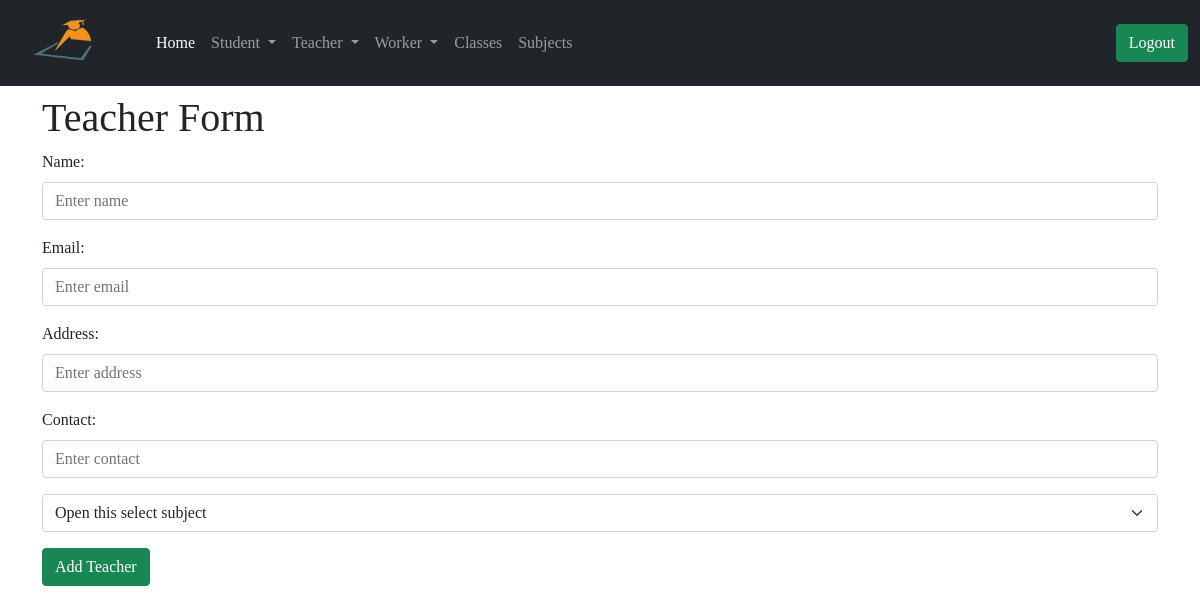
The page /admin/update_teacher/1 (signed in) on the database as committed earlier.
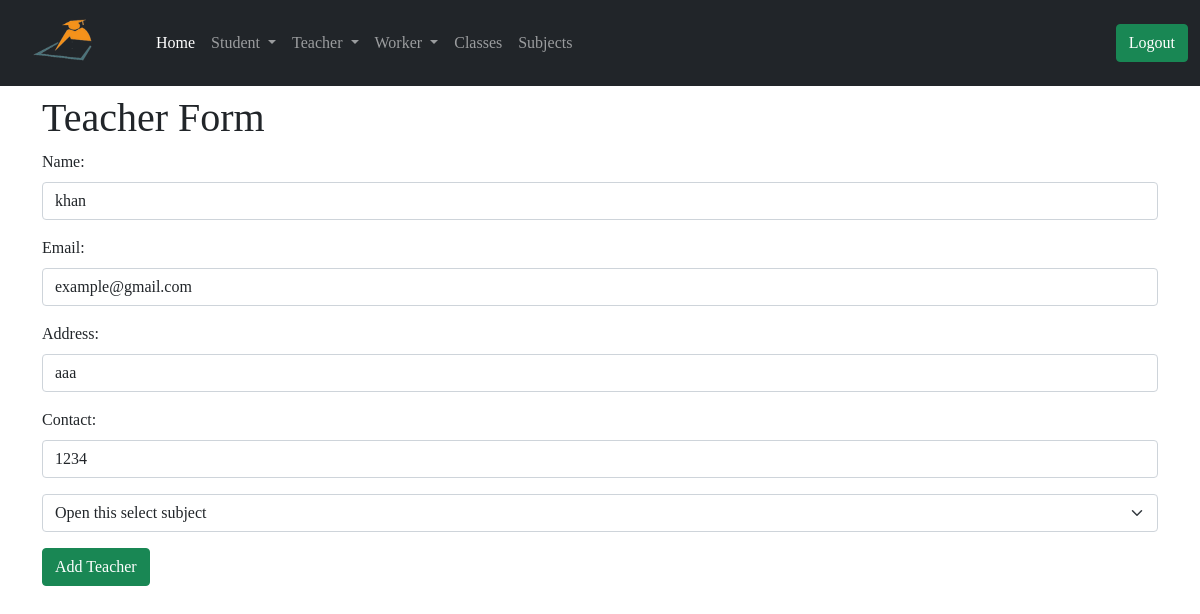
The same page on the database as committed later.
### app/models.py (models this page shows, shortened)
class Teacher(db.Model):
    id = db.Column(db.Integer, primary_key=True)
    tech_name = db.Column(db.String(64), index=True)
    email = db.Column(db.String(64), index=True)
    tech_address = db.Column(db.String(128), index=True)
    tech_contact = db.Column(db.String(64), index=True)
    join_date = db.Column(db.DateTime, default=datetime.utcnow())
    admin_id = db.Column(db.Integer, db.ForeignKey('user.id'))
    tech_subject = db.Column(db.Integer, db.ForeignKey('subject.id'))

### app/routes.py (the view, shortened to what this page needs)
@app.route('/admin/update_teacher/<id>', methods=['GET', 'POST'])
@login_required
def update_teacher(id):
    subjects = Subject.query.all()
    teacher = Teacher.query.filter_by(id=id).first()
    return render_template('admin/add_teacher.html', title='Update Teacher', teacher=teacher, subjects=subjects)

### app/models.py (called while the page is built)
@login.user_loader
def load_user(id):
    return User.query.get(int(id))

    def __repr__(self):
        return 'Subject {}'.format(self.sub_name)

### app/routes.py (called while the page is built)
@app.before_request
def before_request():
    g.user = None
    if 'teacher_id' in session:
        user = Teacher.query.filter_by(id=session['teacher_id']).first()
        g.user = user

### app/templates/admin/add_teacher.html (shortened to what this page needs)
{% extends 'admin/base.html' %}
{% block content %}
<div class="container mt-2">
<h1>Teacher Form</h1>
<form method="POST">
    <div class="mb-3">
      <label for="Inputname" class="form-label">Name:</label>
      <input type="text" class="form-control" name="tech_name" value="{{teacher.tech_name}}" id="Inputname" placeholder="Enter name" required>
    </div>
    <div class="mb-3">
        <label for="Inputname" class="form-label">Email:</label>
        <input type="email" class="form-control" name="email" value="{{teacher.email}}" id="Inputname" placeholder="Enter email" required>
    </div>
    <div class="mb-3">
        <label for="Inputaddress" class="form-label">Address:</label>
        <input type="text" class="form-control" name="tech_address" value="{{teacher.tech_address}}" id="Inputaddress" placeholder="Enter address" required>
    </div>
    <div class="mb-3">
        <label for="Inputcontact" class="form-label">Contact:</label>
        <input type="tel" class="form-control" name="tech_contact" value="{{teacher.tech_contact}}" id="Inputcontact" placeholder="Enter contact" required>
    </div>
    <div class="mb-3">
        <select class="form-select" name="tech_subject"  aria-label="Default select example">
            <option selected>Open this select subject</option>
          </select>
    </div>
    <button type="submit" class="btn btn-success">Add Teacher</button>
  </form>
</div>
{% endblock %}

Rows that differ between the two databases and show on the page:
added Teacher: tech_name "khan", email "example@gmail.com", tech_address "aaa", tech_contact "1234"
